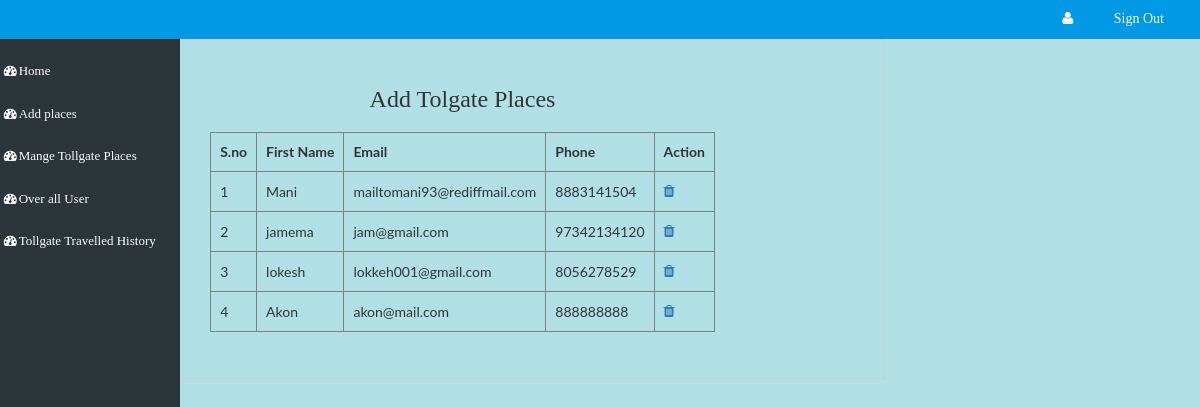
Screenshot of /admin/overall-user.php (signed in) with the database file from the repository.
### tables this page shows
CREATE TABLE `users` (
  `id` int(200) NOT NULL,
  `first_name` varchar(500) NOT NULL,
  `last_name` varchar(500) NOT NULL,
  `e_mail` varchar(500) NOT NULL,
  `phone` varchar(500) NOT NULL,
  `password` varchar(500) NOT NULL
);

### admin/overall-user.php (the view, shortened to what this page needs)
<?php
if($_SESSION)
{
include('database.php');
$list_tolgate_query="SELECT * FROM `users`";
$list_tolgate_res=mysqli_query($con,$list_tolgate_query);
?>
<!DOCTYPE html>
<html lang="en">
<head>
<body style="background-color:powderblue">
<link rel="stylesheet" href="css/bootstrap.min.css">
<link rel="stylesheet" href="css/bootstrap-select.css">
<link href="css/style.css" rel="stylesheet" type="text/css" media="all" />
<link rel="stylesheet" type="text/css" href="css/jquery-ui1.css">
<link rel="stylesheet" href="css/font-awesome.min.css" />
<link rel="stylesheet" href="css/menu_sideslide.css" type="text/css" media="all">
<link href="css/jquery.uls.css" rel="stylesheet"/>
<link href="css/jquery.uls.grid.css" rel="stylesheet"/>
<link href="css/jquery.uls.lcd.css" rel="stylesheet"/>
</head>
<body>
	<?php
	include 'header.php';
	?>
	<div class="total-ads main-grid-border">
		<div class="container">
				<?php
				include 'side-menu.php';
				?>
				</div>
				<div class="agileinfo-ads-display col-md-9">
					<div class="wrapper">
					<div class="bs-example bs-example-tabs" role="tabpanel" data-example-id="togglable-tabs">
					  <div id="myTabContent" class="tab-content">
						<div role="tabpanel" class="tab-pane fade in active" id="home" aria-labelledby="home-tab">
						   <div>
							<div id="container">
								<center>
									<h3>Add Tolgate Places</h3>
									<br>
									<form method="POST">
									<table border="1">
										<tr>
										<th>
											S.no
										</th>
										<th>
											First Name
										</th>
										<th>
											Email
										</th>
										<th>
											Phone
										</th>
										<th>
											Action
										</th>
										</tr>
										<?php
										$i=1;
										while ( $list_tolgate_row = mysqli_fetch_assoc($list_tolgate_res)) {
										?>
										<tr>
										<td>
										<?php
										echo $i;
										?>
										</td>
										<td>
										<?php
										echo $list_tolgate_row['first_name'];
										?>
										</td>
										<td>
										<?php
										echo $list_tolgate_row['e_mail'];
										?>
										</td>
										<td>
										<?php
										echo $list_tolgate_row['phone'];
										?>
										</td>
										<td>
											<a href="?delete_id=<?php echo $list_tolgate_row['id']; ?>"><i class="fa fa-trash" aria-hidden="true"></i></a>
										</td>
										</tr>
										<?php
										$i++;
										}
										?>
									</table>
									</form>
								</center>
						</div>
							</div>
						</div>
					  </div>
					</div>
				</div>
				</div>
				<div class="clearfix"></div>
			</div>
</body>
</html>
<?php
}
else
{
	echo "<script>alert('sorry you are not login please login');</script>";
	echo "<script>window.location='index.php';</script>";
}
?>

### admin/side-menu.php (style rules this page uses)
body { font-family: "Lato", sans-serif; }

### admin/overall-user.php (style rules this page uses)
td, th { padding: 9px; }

### rows the page displays
users: first_name "Mani", e_mail "mailtomani93@rediffmail.com", phone "8883141504"
users: first_name "jamema", e_mail "jam@gmail.com", phone "97342134120"
users: first_name "lokesh", e_mail "lokkeh001@gmail.com", phone "8056278529"
users: first_name "Akon", e_mail "akon@mail.com", phone "888888888"
